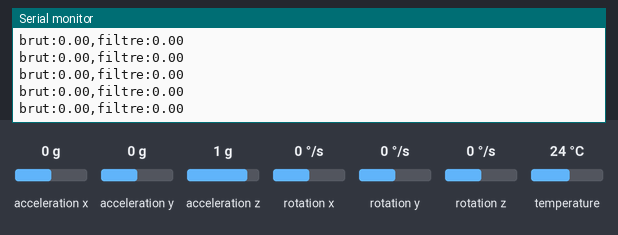
Bench run of a sketch on a simulated Arduino Leonardo, built with avr-gcc and run on an emulated ATmega32U4. Parts: the last lines printed to the serial monitor. The inputs (shaded band) are chosen by the test bench; at power-on: acceleration z 1 g, acceleration y 0 g, rotation x 0 °/s, acceleration x 0 g, rotation y 0 °/s, rotation z 0 °/s, temperature 24 °C.

Above: at 12.5 s.
12.6 s: acceleration z set to -1.4 g
At 13.7 s:
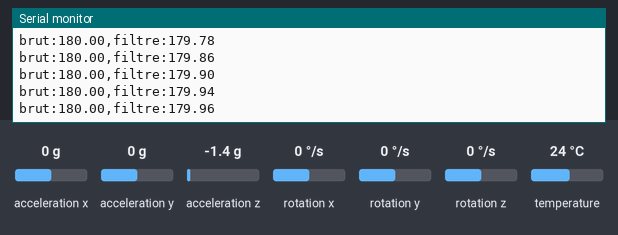
15.6 s: acceleration y set to -1.4 g
At 16.5 s:
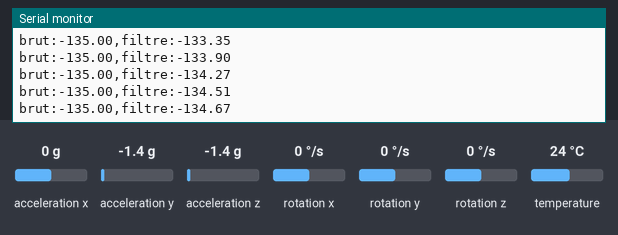
17.1 s: rotation x set to -192 °/s
At 23.81 s:
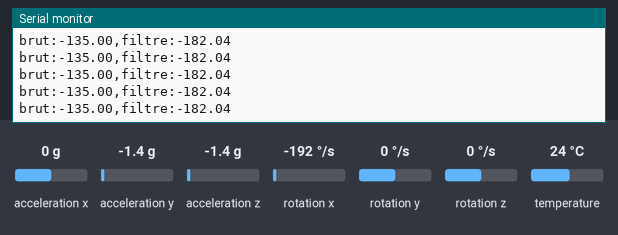
Timing chart, 0 to 24.6 s (numbered marks = the images above; inputs shaded):
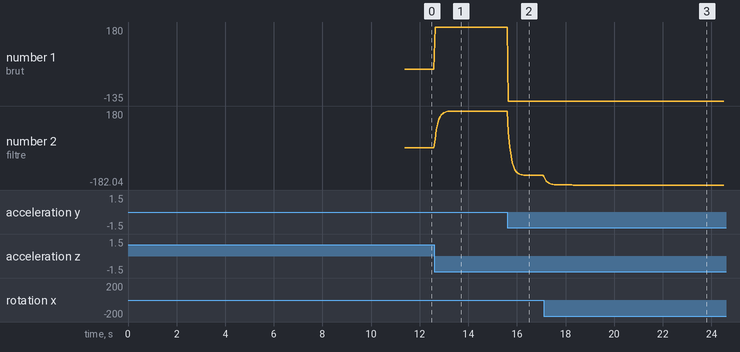

The sketch:

basic_readings.ino
```cpp
// Basic demo for accelerometer readings from Adafruit MPU6050

#include <Adafruit_MPU6050.h>
#include <Adafruit_Sensor.h>
#include <Wire.h>

Adafruit_MPU6050 mpu;

float biais_gyro = 0;
unsigned long time_after;
unsigned long dernier_tick=0;
unsigned  long dernier_passage = 0;
float angle = 0;


void setup(void) {
  delay(2000);
  Serial.begin(115200);
  while (!Serial)
    delay(10); // will pause Zero, Leonardo, etc until serial console opens

  Serial.println("Adafruit MPU6050 test!");


  // Try to initialize!
  if (!mpu.begin()) {
    Serial.println("Failed to find MPU6050 chip");
    while (1) {
      delay(10);
    }
  }
  Serial.println("MPU6050 Found!");
  sensors_event_t a, g, temp;


  mpu.setAccelerometerRange(MPU6050_RANGE_2_G);
  mpu.setGyroRange(MPU6050_RANGE_500_DEG);
  mpu.setFilterBandwidth(MPU6050_BAND_94_HZ);
  Serial.print("Do not touch the mpu");

  for (int i = 0; i<1000;i++){
    mpu.getEvent(&a, &g, &temp);
    biais_gyro += g.gyro.x;
    delay(2);
  }

  biais_gyro = biais_gyro/1000;
  Serial.println("biais gyro :");
  Serial.print(biais_gyro, 6);
  float angle = atan2(a.acceleration.y, a.acceleration.z)*180/PI;;

  delay(5000);

}

int compteur = 0;

void loop() {

  /* Get new sensor events with the readings */
  sensors_event_t a, g, temp;


  time_after = micros();

  if (time_after - dernier_tick>=5000){
    mpu.getEvent(&a, &g, &temp);
    float dt = 0.005;
    float angle_accel = atan2(a.acceleration.y,a.acceleration.z)*180/PI;
    angle = 0.98*(angle + (g.gyro.x - biais_gyro)*dt*180/PI) + 0.02*angle_accel;

    if (compteur >= 20) {
      Serial.print("brut:");
      Serial.print(angle_accel);
      Serial.print(",filtre:");
      Serial.println(angle);

      compteur = 0;
    }


    compteur +=1;
    dernier_tick = 5000 + dernier_tick;
    dernier_passage = time_after;
  }
}
```

Measured:
- after the input at 12.6 s, the serial monitor: prints a new line at once (image 1)
- after the input at 15.6 s, the serial monitor: prints a new line after 0.05 s (image 2)
- after the input at 17.1 s, the serial monitor: prints a new line at once (image 3)
- plotted number 1: 0 → 180 after the input at 12.6 s, 180 → -135 after the input at 15.6 s
- plotted number 2: 0 → 180 after the input at 12.6 s, 180 → -135 after the input at 15.6 s, -135 → -182.04 after the input at 17.1 s
